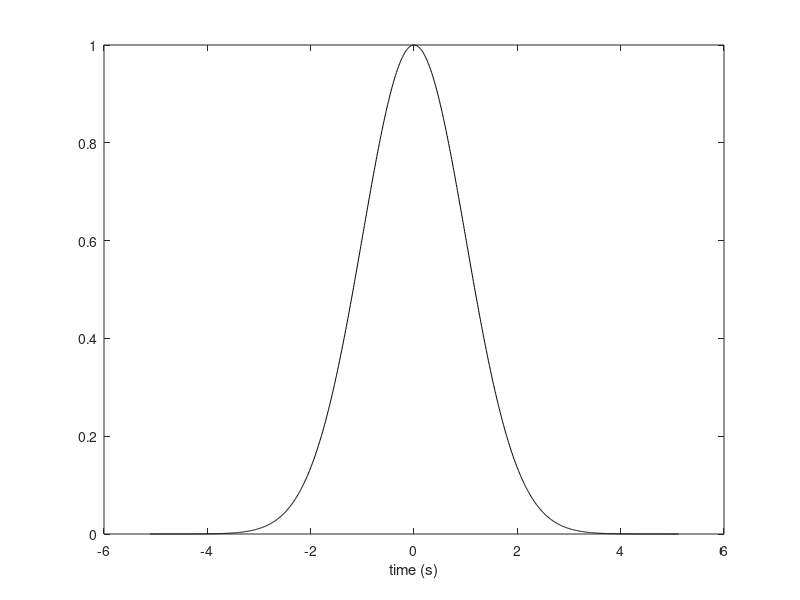
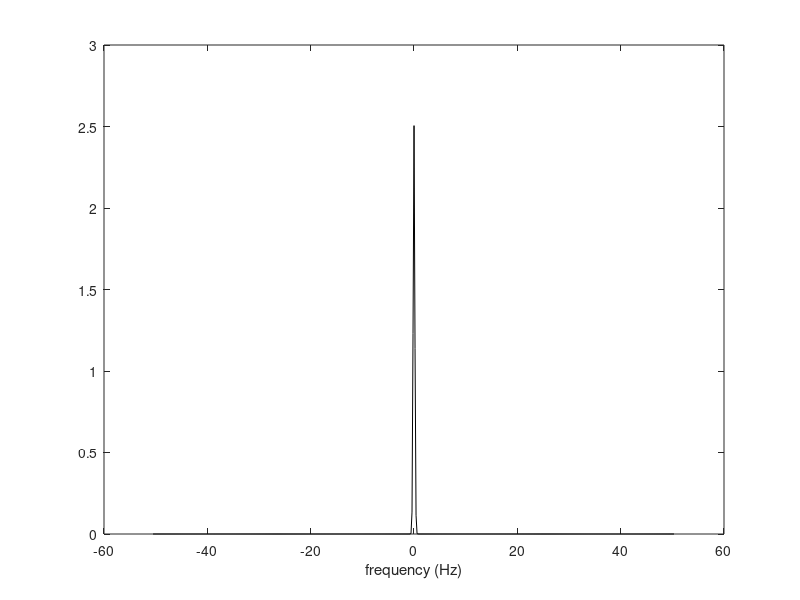
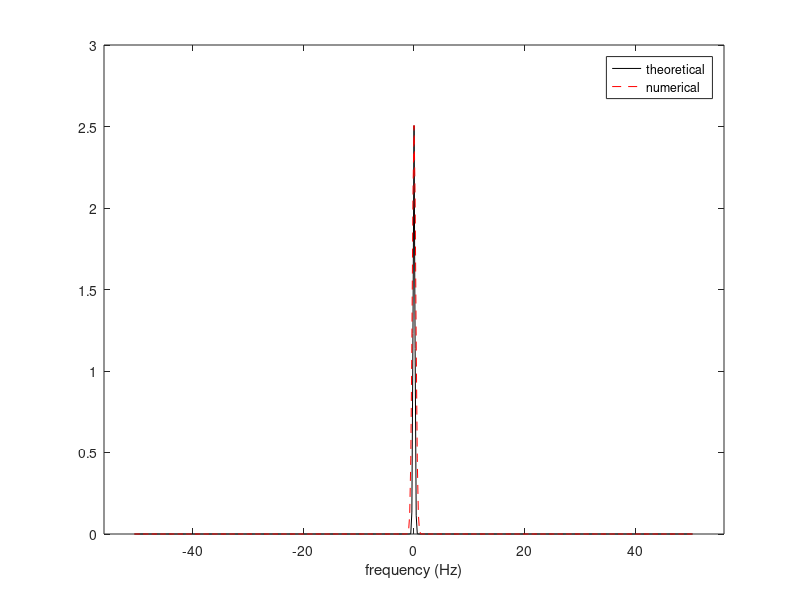

Reproduce these figures in MATLAB, in order.
figure(1)
t = -5.11:0.01:5.12;
g = exp(-t.^2/2);
plot(t,g,'k')
xlabel('time (s)')
figure(2)
omega = -50.5:0.195:50.5;
g_hat_t = sqrt(2*pi)*exp(-(2*pi*omega).^2/2);
plot(omega,g_hat_t,'k')
xlabel('frequency (Hz)')
figure(3)
g_t(1:513) = g(512:1024);
g_t(514:1024) = g(1:511);
g_hat = fft(g_t)*0.01;
ghat(1:511) = g_hat(514:1024);
ghat(512:1024) = g_hat(1:513);
ghat = ghat;
sample = length(omega);
c = length(ghat);
start = c/2-sample/2;
g_hat_n = real(ghat(start:start+sample-1));
plot(omega,g_hat_t,'k', omega,g_hat_n,'r--')
xlabel('frequency (Hz)')
xlim([-56 56])
legend('theoretical', 'numerical')
ylim([0 3])
maxi = max(imag(ghat));
display(maxi)
